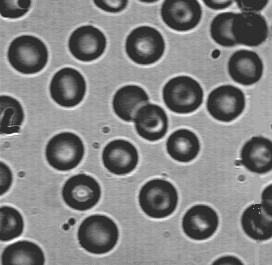
#> input picture images/blood.jpg, 272 x 265 px, found by its file name
$ python convolution.py   (older library calls are emulated)
#> lines starting #> are read from the running program, lines starting #| are printed output that depends on the picture
### common_utils.py
#!/usr/bin/env python3
"""
Common Utilities for Image Processing Project
Centralized utilities for image loading, saving, and visualization.

This module provides consistent functionality across all TPs for:
- Image loading and preprocessing
- Plot generation and saving
- Error handling and validation
- Performance optimization

Author: Professional Image Processing Project
Date: 2024
"""

import os
import sys
import numpy as np
import matplotlib.pyplot as plt
from pathlib import Path
from skimage import io, color, img_as_float
import warnings

# Suppress warnings for cleaner output
warnings.filterwarnings('ignore')

# Global configuration
IMAGES_DIR = "images"
PLOTS_DIR = "plots"
DEFAULT_DPI = 300
DEFAULT_FIGSIZE = (12, 8)

class ImageProcessor:
    """Base class for image processing operations with common utilities."""

    def __init__(self, tp_name):
        """
        Initialize the image processor.

        Args:
            tp_name (str): Name of the TP (e.g., '01_basic_operations')
        """
        self.tp_name = tp_name
        self.plots_dir = Path(PLOTS_DIR) / tp_name
        self.plots_dir.mkdir(parents=True, exist_ok=True)

        # Clear any existing matplotlib cache
        plt.clf()
        plt.close('all')

    def load_image(self, filename, as_gray=False, normalize=True):
        """
        Load an image with consistent preprocessing.

        Args:
            filename (str): Image filename
            as_gray (bool): Convert to grayscale
            normalize (bool): Normalize to [0, 1] range

        Returns:
            np.ndarray: Processed image
        """
        # Try multiple possible paths
        possible_paths = [
            Path(IMAGES_DIR) / filename,
            Path("images") / filename,
            Path("../images") / filename,
            Path(filename)
        ]

        image_path = None
        for path in possible_paths:
            if path.exists():
                image_path = path
                break

        if image_path is None:
            raise FileNotFoundError(f"Image {filename} not found in any expected location")

        try:
            # Load image
            image = io.imread(str(image_path))

            # Convert to grayscale if requested
            if as_gray and len(image.shape) == 3:
                image = color.rgb2gray(image)

            # Convert to float and normalize
            if normalize:
                image = img_as_float(image)

            print(f"✓ Loaded image: {filename} (shape: {image.shape})")
            return image

        except Exception as e:
            raise IOError(f"Error loading image {filename}: {e}")

    def save_plot(self, filename, title=None, dpi=DEFAULT_DPI, bbox_inches='tight'):
        """
        Save a plot with consistent formatting.

        Args:
            filename (str): Output filename
            title (str): Plot title
            dpi (int): Resolution
            bbox_inches (str): Bounding box setting
        """
        if title:
            plt.suptitle(title, fontsize=16, fontweight='bold')

        output_path = self.plots_dir / filename
        plt.savefig(output_path, dpi=dpi, bbox_inches=bbox_inches,
                   facecolor='white', edgecolor='none')

        print(f"✓ Saved plot: {output_path}")

        # Clear the current figure
        plt.clf()

    # [72 lines left out: functions create_comparison_plot, create_histogram_plot, not called in this run]

def validate_image(image, name="image"):
    """
    Validate image properties and provide informative feedback.

    Args:
        image (np.ndarray): Image to validate
        name (str): Name for error messages

    Returns:
        bool: True if valid
    """
    if not isinstance(image, np.ndarray):
        raise TypeError(f"{name} must be a numpy array")

    if image.size == 0:
        raise ValueError(f"{name} is empty")

    if len(image.shape) not in [2, 3]:
        raise ValueError(f"{name} must be 2D or 3D array")

    if len(image.shape) == 3 and image.shape[2] not in [1, 3, 4]:
        raise ValueError(f"{name} has invalid number of channels: {image.shape[2]}")

    return True

# [42 lines left out: function normalize_image, not called in this run]

def setup_matplotlib():
    """Configure matplotlib for consistent, high-quality plots."""
    plt.style.use('default')
    plt.rcParams.update({
        'figure.dpi': DEFAULT_DPI,
        'savefig.dpi': DEFAULT_DPI,
        'font.size': 12,
        'axes.titlesize': 14,
        'axes.labelsize': 12,
        'xtick.labelsize': 10,
        'ytick.labelsize': 10,
        'legend.fontsize': 11,
        'figure.titlesize': 16,
        'axes.grid': True,
        'grid.alpha': 0.3,
        'figure.facecolor': 'white',
        'axes.facecolor': 'white'
    })

def clear_cache():
    """Clear matplotlib and other caches for clean execution."""
    plt.clf()
    plt.close('all')

    # Clear any numpy warnings
    np.seterr(all='ignore')

def print_image_info(image, name="Image"):
    """
    Print comprehensive information about an image.

    Args:
        image (np.ndarray): Image to analyze
        name (str): Name for display
    """
    print(f"\n{name} Information:")
    print(f"  Shape: {image.shape}")
    print(f"  Data type: {image.dtype}")
    print(f"  Range: [{image.min():.3f}, {image.max():.3f}]")
    print(f"  Mean: {image.mean():.3f}")
    print(f"  Std: {image.std():.3f}")

    if len(image.shape) == 2:
        print(f"  Type: Grayscale")
    elif len(image.shape) == 3:
        print(f"  Type: Color ({image.shape[2]} channels)")

# [13 lines left out: function create_output_directory, not called in this run]

def apply_kernel(image, kernel, mode='same', boundary='symm'):
    """
    Apply a convolution kernel to an image with proper error handling.

    Args:
        image (np.ndarray): Input image
        kernel (np.ndarray): Convolution kernel
        mode (str): Convolution mode
        boundary (str): Boundary condition

    Returns:
        np.ndarray: Convolved image
    """
    from scipy.signal import convolve2d

    validate_image(image)

    if len(image.shape) == 3:
        # Apply to each channel separately
        result = np.zeros_like(image)
        for i in range(image.shape[2]):
            result[:, :, i] = convolve2d(image[:, :, i], kernel, mode=mode, boundary=boundary)
        return result
    else:
        return convolve2d(image, kernel, mode=mode, boundary=boundary)

def create_standard_kernels():
    """
    Create a dictionary of standard convolution kernels.

    Returns:
        dict: Dictionary of kernels with descriptive names
    """
    kernels = {
        'mean_3x3': (1/9) * np.array([[1, 1, 1], [1, 1, 1], [1, 1, 1]]),
        'gaussian_3x3': (1/16) * np.array([[1, 2, 1], [2, 4, 2], [1, 2, 1]]),
        'laplacian': np.array([[-1, -1, -1], [-1, 8, -1], [-1, -1, -1]]),
        'sobel_x': np.array([[-1, 0, 1], [-2, 0, 2], [-1, 0, 1]]),
        'sobel_y': np.array([[-1, -2, -1], [0, 0, 0], [1, 2, 1]]),
        'edge_detection': np.array([[0, -1, 0], [-1, 4, -1], [0, -1, 0]]),
        'sharpen': np.array([[0, -1, 0], [-1, 5, -1], [0, -1, 0]])
    }
    return kernels

# [80 lines left out: functions calculate_image_metrics, robust_image_load, not called in this run]

# Initialize matplotlib settings
setup_matplotlib()

### 02_spatial_filtering/convolution.py
#!/usr/bin/env python3
"""
TP2 - Spatial Filtering: Convolution Operations
Professional implementation of convolution-based image filtering techniques.

This module demonstrates:
- Basic convolution operations with standard kernels
- Mean, Gaussian, and Laplacian filtering
- Professional visualization of filtering results
- Quantitative analysis of filter effects

Physics Background:
Convolution is a mathematical operation that combines two functions to produce a third.
In image processing, convolution applies a kernel (small matrix) to each pixel neighborhood,
creating effects like blurring, sharpening, or edge detection.

Author: Professional Image Processing Project
Date: 2024
"""

import sys
import os
sys.path.append('..')

import numpy as np
import matplotlib.pyplot as plt
from common_utils import ImageProcessor, print_image_info, clear_cache, apply_kernel, create_standard_kernels

class ConvolutionProcessor(ImageProcessor):
    """Class for convolution-based image filtering operations."""

    def __init__(self):
        super().__init__('02_spatial_filtering')
        clear_cache()
        self.kernels = create_standard_kernels()

    def demonstrate_basic_convolution(self, filename='blood.jpg'):
        """
        Demonstrate basic convolution operations with standard kernels.

        Args:
            filename (str): Input image filename

        Returns:
            dict: Dictionary containing original image and filtered results
        """
        print("=" * 60)
        print("SPATIAL FILTERING - CONVOLUTION OPERATIONS")
        print("=" * 60)

        # Load image
        image = self.load_image(filename, as_gray=True)
        print_image_info(image, "Original Image")

        # Apply different kernels
        results = {'original': image}

        # Select key kernels for demonstration
        demo_kernels = {
            'Mean Filter (3x3)': self.kernels['mean_3x3'],
            'Gaussian Filter (3x3)': self.kernels['gaussian_3x3'],
            'Laplacian Filter': self.kernels['laplacian']
        }

        print("\nApplying convolution filters...")
        for name, kernel in demo_kernels.items():
            print(f"  Processing: {name}")
            filtered = apply_kernel(image, kernel)
            results[name] = filtered

            # Print kernel information
            print(f"    Kernel shape: {kernel.shape}")
            print(f"    Kernel sum: {kernel.sum():.3f}")

        return results

    def visualize_convolution_results(self, results):
        """
        Create professional visualization of convolution results.

        Args:
            results (dict): Dictionary of images and filtered results
        """
        # Create main comparison plot
        fig, axes = plt.subplots(2, 2, figsize=(15, 12))

        # Original image
        axes[0, 0].imshow(results['original'], cmap='gray')
        axes[0, 0].set_title('Original Image', fontweight='bold', fontsize=14)
        axes[0, 0].axis('off')

        # Filtered images
        filter_names = ['Mean Filter (3x3)', 'Gaussian Filter (3x3)', 'Laplacian Filter']
        positions = [(0, 1), (1, 0), (1, 1)]

        for name, pos in zip(filter_names, positions):
            axes[pos].imshow(results[name], cmap='gray')
            axes[pos].set_title(name, fontweight='bold', fontsize=14)
            axes[pos].axis('off')

        plt.tight_layout()
        self.save_plot('convolution_comparison.png', 'Convolution Filter Comparison')

    def analyze_filter_effects(self, results):
        """
        Analyze and visualize the effects of different filters.

        Args:
            results (dict): Dictionary of filtered images
        """
        original = results['original']

        # Create analysis plot
        fig, axes = plt.subplots(2, 3, figsize=(18, 12))

        # Row 1: Filtered images
        filter_names = ['Mean Filter (3x3)', 'Gaussian Filter (3x3)', 'Laplacian Filter']
        for i, name in enumerate(filter_names):
            axes[0, i].imshow(results[name], cmap='gray')
            axes[0, i].set_title(f'{name}', fontweight='bold')
            axes[0, i].axis('off')

        # Row 2: Difference images (showing what was removed/enhanced)
        for i, name in enumerate(filter_names):
            if 'Laplacian' in name:
                # For Laplacian, show the absolute values (edges detected)
                diff = np.abs(results[name])
                title = 'Edge Detection Result'
            else:
                # For smoothing filters, show what was removed
                diff = np.abs(original - results[name])
                title = 'Removed Details'

            axes[1, i].imshow(diff, cmap='hot')
            axes[1, i].set_title(title, fontweight='bold')
            axes[1, i].axis('off')

        plt.tight_layout()
        self.save_plot('filter_effects_analysis.png', 'Analysis of Filter Effects')

    def demonstrate_kernel_properties(self):
        """
        Visualize different kernels and their properties.
        """
        kernels_to_show = {
            'Mean (3x3)': self.kernels['mean_3x3'],
            'Gaussian (3x3)': self.kernels['gaussian_3x3'],
            'Laplacian': self.kernels['laplacian'],
            'Sobel X': self.kernels['sobel_x'],
            'Sobel Y': self.kernels['sobel_y'],
            'Sharpen': self.kernels['sharpen']
        }

        fig, axes = plt.subplots(2, 3, figsize=(15, 10))
        axes = axes.flatten()

        for i, (name, kernel) in enumerate(kernels_to_show.items()):
            # Visualize kernel
            im = axes[i].imshow(kernel, cmap='RdBu', interpolation='nearest')
            axes[i].set_title(f'{name}\nSum: {kernel.sum():.2f}', fontweight='bold')

            # Add values as text
            for y in range(kernel.shape[0]):
                for x in range(kernel.shape[1]):
                    axes[i].text(x, y, f'{kernel[y, x]:.2f}',
                               ha='center', va='center', fontsize=10)

            axes[i].set_xticks([])
            axes[i].set_yticks([])
            plt.colorbar(im, ax=axes[i], shrink=0.6)

        plt.tight_layout()
        self.save_plot('kernel_visualization.png', 'Convolution Kernels and Properties')

def main():
    """Main function to run convolution demonstrations."""
    try:
        # Initialize processor
        processor = ConvolutionProcessor()

        # Demonstrate basic convolution
        results = processor.demonstrate_basic_convolution('blood.jpg')
#> in load_image, image is the input picture: shape (265, 272); min 27, max 255, mean 129.8
#| ✓ Loaded image: blood.jpg (shape: (265, 272))
#|   Shape: (265, 272)
#|   Data type: float64
#|   Range: [0.106, 1.000]
#|   Mean: 0.509
#|   Std: 0.202
#> the loop in demonstrate_basic_convolution, `for name, kernel in demo_kernels.items():` made 3 passes
#> pass 3, in demonstrate_basic_convolution, `filtered = apply_kernel(image, kernel)`:
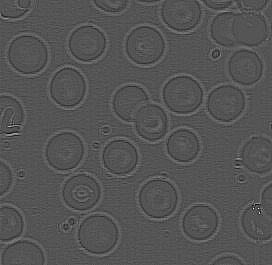
#> filtered: shape (265, 272) float64; min -1.88, max 3.76, mean -7.94e-18; drawn with min black and max white
#> after the loop in demonstrate_basic_convolution, `for name, kernel in demo_kernels.items():`: results = 4 items
#> results = 4 items

        # Visualize results
        processor.visualize_convolution_results(results)
#> in save_plot, `plt.savefig(output_path, dpi=dpi, bbox_inches=bbox_inches, facecolor='..`:
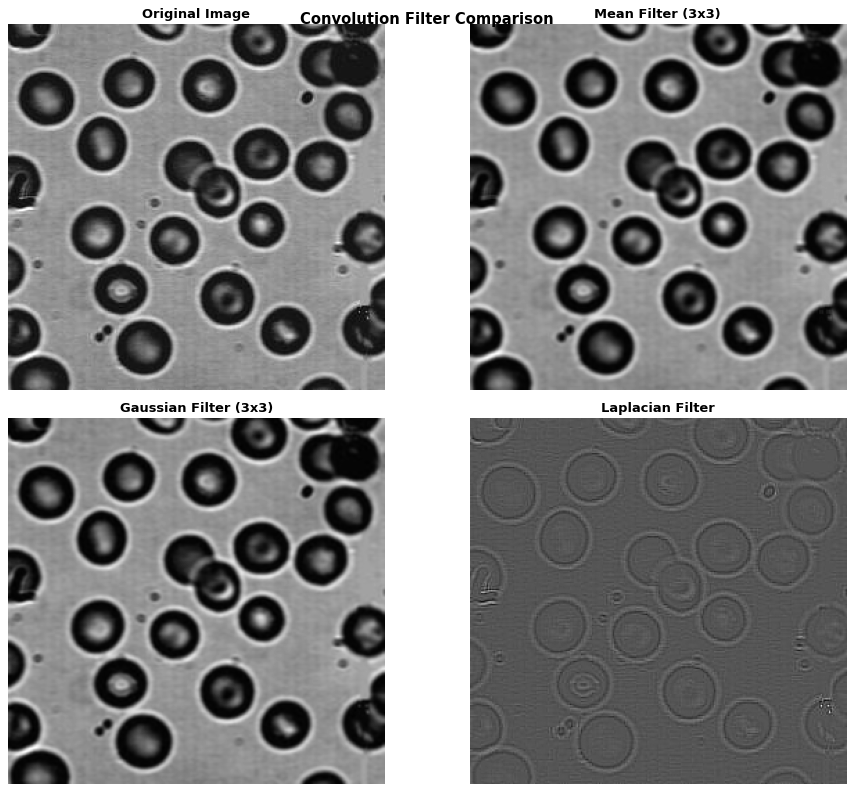
#> figure drawn by matplotlib, 4 panels

        # Analyze filter effects
        processor.analyze_filter_effects(results)
#> the loop in analyze_filter_effects, `for i, name in enumerate(filter_names):` made 3 passes
#> pass 1, in analyze_filter_effects, `diff = np.abs(original - results[name])`:
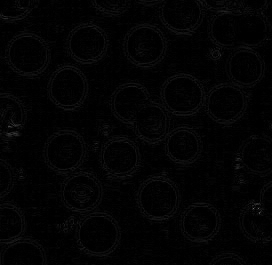
#> diff: shape (265, 272) float64; min 0, max 0.418, mean 0.0138

        # Show kernel properties
        processor.demonstrate_kernel_properties()
#> call 3 of save_plot, with filename = 'kernel_visualization.png', title = 'Convolution Kernels and Properties', dpi = 300, bbox_inches = 'tight'
#> in save_plot (call 3), `plt.savefig(output_path, dpi=dpi, bbox_inches=bbox_inches, facecolor='..`:
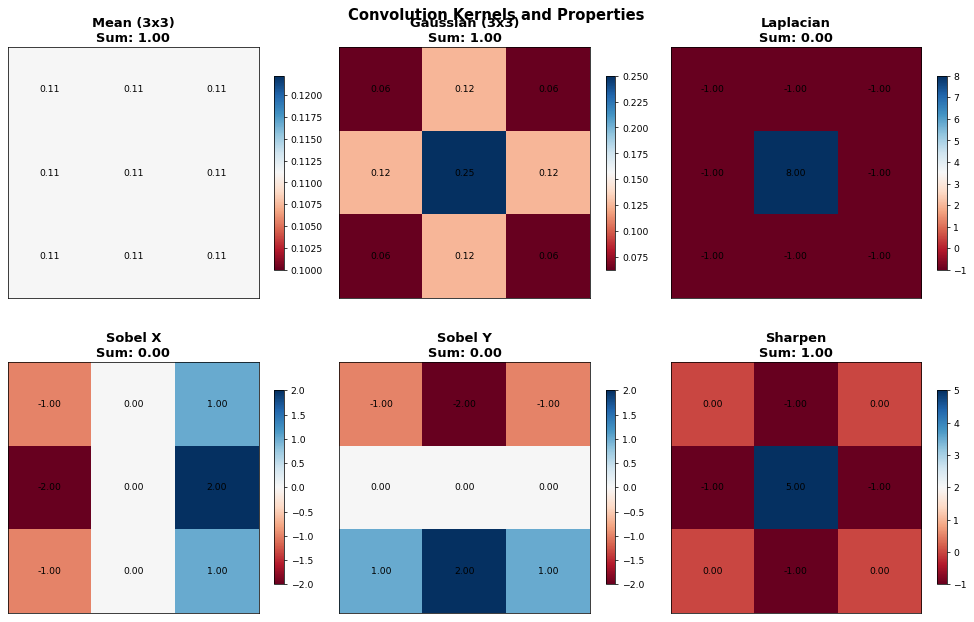
#> figure drawn by matplotlib, 12 panels

        print("\n" + "=" * 60)
        print("✅ TP2 - Convolution Operations completed successfully!")
        print(f"📁 All visualizations saved to: plots/02_spatial_filtering/")
        print("=" * 60)

    except Exception as e:
        print(f"❌ Error in TP2 Convolution: {e}")
        import traceback
        traceback.print_exc()

if __name__ == "__main__":
    main()

$ run again, with images/cerveau.jpg copied over images/blood.jpg
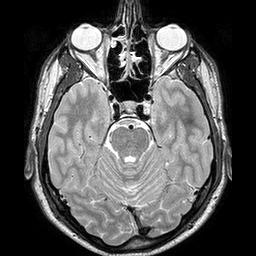
#> input picture images/cerveau.jpg, 256 x 256 px, found by its file name
#> in load_image, image is the input picture: shape (256, 256, 3); min 0, max 255, mean 81.4
#> image: shape (256, 256) float64
#| ✓ Loaded image: blood.jpg (shape: (256, 256))
#|   Shape: (256, 256)
#|   Data type: float64
#|   Range: [0.000, 1.000]
#|   Mean: 0.319
#|   Std: 0.318
#> the loop in demonstrate_basic_convolution, `for name, kernel in demo_kernels.items():` made 3 passes
#> pass 3, in demonstrate_basic_convolution, `filtered = apply_kernel(image, kernel)`:
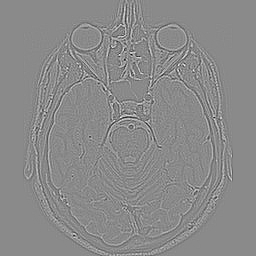
#> filtered: shape (256, 256) float64; min -4.87, max 4.1, mean 5.15e-18; drawn with min black and max white
#> after the loop in demonstrate_basic_convolution, `for name, kernel in demo_kernels.items():`: results = 4 items
#> the loop in analyze_filter_effects, `for i, name in enumerate(filter_names):` made 3 passes
#> pass 3, in analyze_filter_effects, `diff = np.abs(results[name])`:
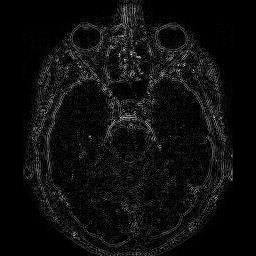
#> diff: shape (256, 256) float64; min 0, max 4.87, mean 0.28; drawn with min black and max white
